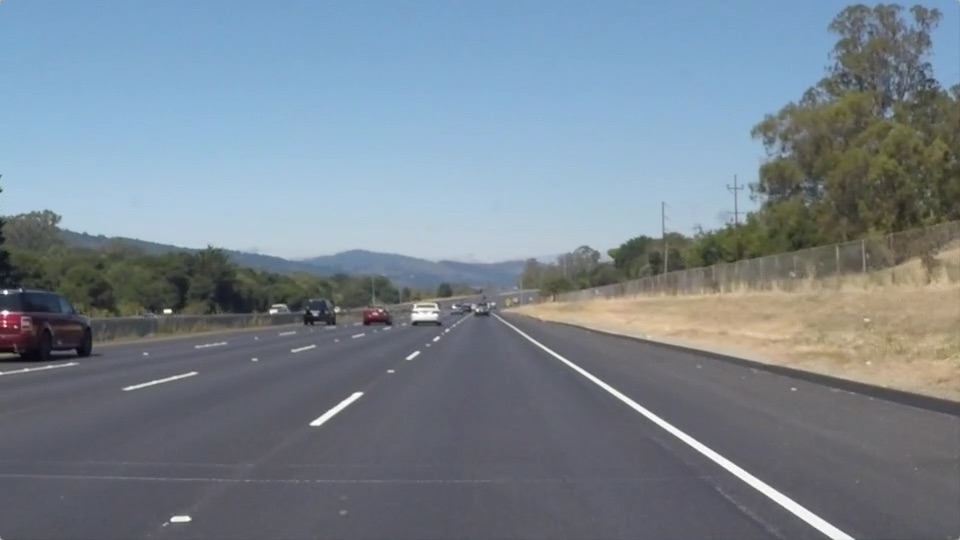
#> input picture aufgabe01_fahrspurerkennung/test_images/solidWhiteRight.jpg, 960 x 540 px
$ jupyter execute 01_sobel.ipynb   (shell and % lines are left out)
#> lines starting #> are read from the running program, lines starting #| are printed output that depends on the picture
# Die Bildverarbeitungspipeline (1/2) - Bildvorverarbeitung

## Kantenerkennung mittels Sobel Operator

In der ersten Übung sollen die Algorithmen für die ersten 3 Schritte der Bildverarbeitungspipeline durchgeführt werden. Diese Algorithmen führen die Bildvorverarbeitung aus. Hierbei handlet es sich ausschließlich um lokale Bildoperatoren, die nur einen oder nur benachbarte Pixel für die Berechnung benötigen. Diese Operationen können später auf Hardwarebeschleuinger ausgelagert werden.

Am Ende dieser Einheit soll ein Bild angezeigt werden, das ausschließlich die Kanten des Eingangsbildes zeigt:

Hinweise:
* Die Algorithmen sollen hier mit Python 3 beschrieben werden. Dabei sind vorab keine Python-Kenntnisse notwendig.  Einfache Sprachkonstrukte (Schleifen, Bedingungen, ...) sind hier gut beschrieben: https://www.learnpython.org/en/Welcome

* Codeabschnitte, die bearbeitet werden müssen, sind mit '### TODO ###' gekennzeichnet.

### Standard-Bibliotheken einbinden
Zuerst werden ein paar nützliche Bibliotheken geladen.

[cell 1]
import math
import matplotlib
import matplotlib.pyplot as plt
import matplotlib.image as mpimg
from PIL import Image
import numpy as np
import math
import cv2

### Ausgabe eines Bildes

Im folgenden wird eine Bilddatei eingelesen und angezeigt.

[cell 2]
# Bild von Datei einlesen, image ist ein numpy.array mit Dimensionen MxNx3
image = mpimg.imread('test_images/solidWhiteRight.jpg')
#> image is the input picture: shape (540, 960, 3); mean R, G, B 120.3, 132.6, 143.7

# Bildformat des Originalbildes auslesen (Werte werden später benötigt)
height = image.shape[0]
#> height = 540
width = image.shape[1]
#> width = 960

# Bild anzeigen
plt.imshow(image)

# Umwandlung in Graustufen

Nach dem Erfassen der Rohdaten müssen die Pixel in ein Graustufenformat umgewandelt werden. Eine mögliche Gewichtung der Kanäle R,G und B ist hier beschrieben: https://en.wikipedia.org/wiki/Grayscale

Und eine mögliche Gewichtung für ein kontrastreiches Bild ist:
R = 0.2126
G = 0.7152
B = 0.0722

[cell 3]
# neues Graustufenbildbild mit dem gleichen Format wie das Eingangsbild generieren
image_gray = np.zeros(( height , width), dtype=np.int32)


# Den RGB-Wert von jedem Pixel im Originalbild auslesen und zu einem Grauwert zusammenfassen,
# der dann im Graustufenbild gespeichert wird

### TODO ###

### Ausgabe des Graustufenbildes

[cell 4]
plt.imshow(image_gray, cmap='gray')
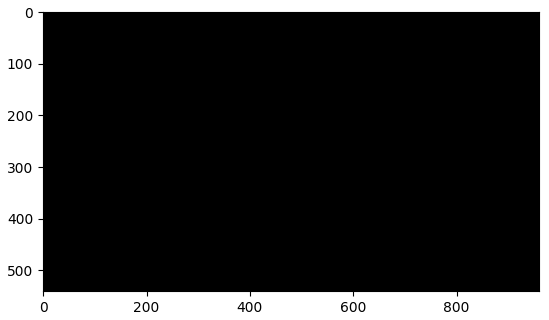
#> figure drawn by matplotlib, 1 panel

# Sobel

Nach der Konvertierung des Eingangsbildes in ein Graustufenbild sollen mit Hilfe des Sobel-Operators Kanten extrahiert werden. Durch zwei Faltungen werden die hochfrequenten Signale des Bildes, welche sich als Kanten äußern, in X- und Y-Richtung  herausgefiltert.

Die beiden Kantendetektionen können anschließend folgendermaßen zusammengefasst werden:

Grundlegende Informationen zum Sobel-Operator sind hier zu finden:
https://de.wikipedia.org/wiki/Sobel-Operator

### Berechnung des Sobel X Operators

[cell 5]
# neues Graustufenbildbild mit dem gleichen Format wie das Eingangsbild generieren
image_sobel_x = np.zeros(( height , width), dtype=np.int32)

# Sobel X Operator für jeden Punkt des Bildes ausführen. Dabei müssen die Randbereiche beachtet werden.

### TODO ###

### Berechnung des Sobel Y Operators

[cell 6]
# neues Graustufenbildbild mit dem gleichen Format wie das Eingangsbild generieren
image_sobel_y = np.zeros(( height , width), dtype=np.int32)

# Sobel Y Operator für jeden Punkt des Bildes ausführen. Dabei müssen die Randbereiche beachtet werden.

### TODO ###

### Ausgabe der Sobel-X und Sobel-Y Transformation

[cell 7]
# Ausgabe der Bilder nebeneinander mittels Subplots

fig = plt.figure()

subplot1 = fig.add_subplot(121)
plt.imshow(image_sobel_x, cmap='gray')
subplot2 = fig.add_subplot(122)
plt.imshow(image_sobel_y, cmap='gray')
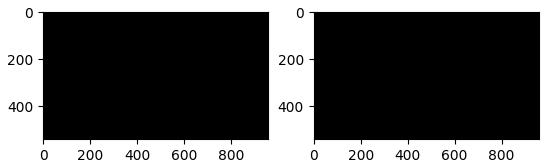
#> figure drawn by matplotlib, 2 panels
